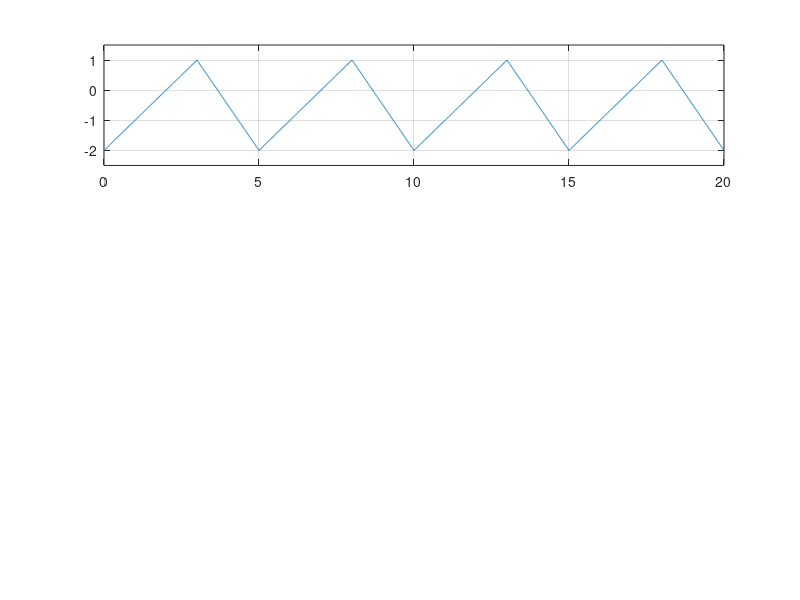

Source code (MATLAB): (Note: this script raises an error after producing the figure.)
%Semnal triunghiular
%2ms
F=0.2;
t1=0:0.002:20;
s1=sawtooth(2*pi*F*t1,0.6); %0.6 a reiesit din calcule

for i=1:1:length(s1)
    s1(i:i)=s1(i:i)*1.5-0.5; 
end

figure(2)
subplot(3,1,1)
plot(t1,s1)
grid
axis([0 20 -2.5 1.5])

%20ms
F=0.2;
t1=0:0.02:20;
s2=sawtooth(2*pi*F*t2,0.6);

for i=1:1:length(s2)
    s2(i:i)=s1(i:i)*1.5-0.5; 
end

subplot(3,1,2)
plot(t2,s2)
grid
axis([0 20 -2.5 1.5])